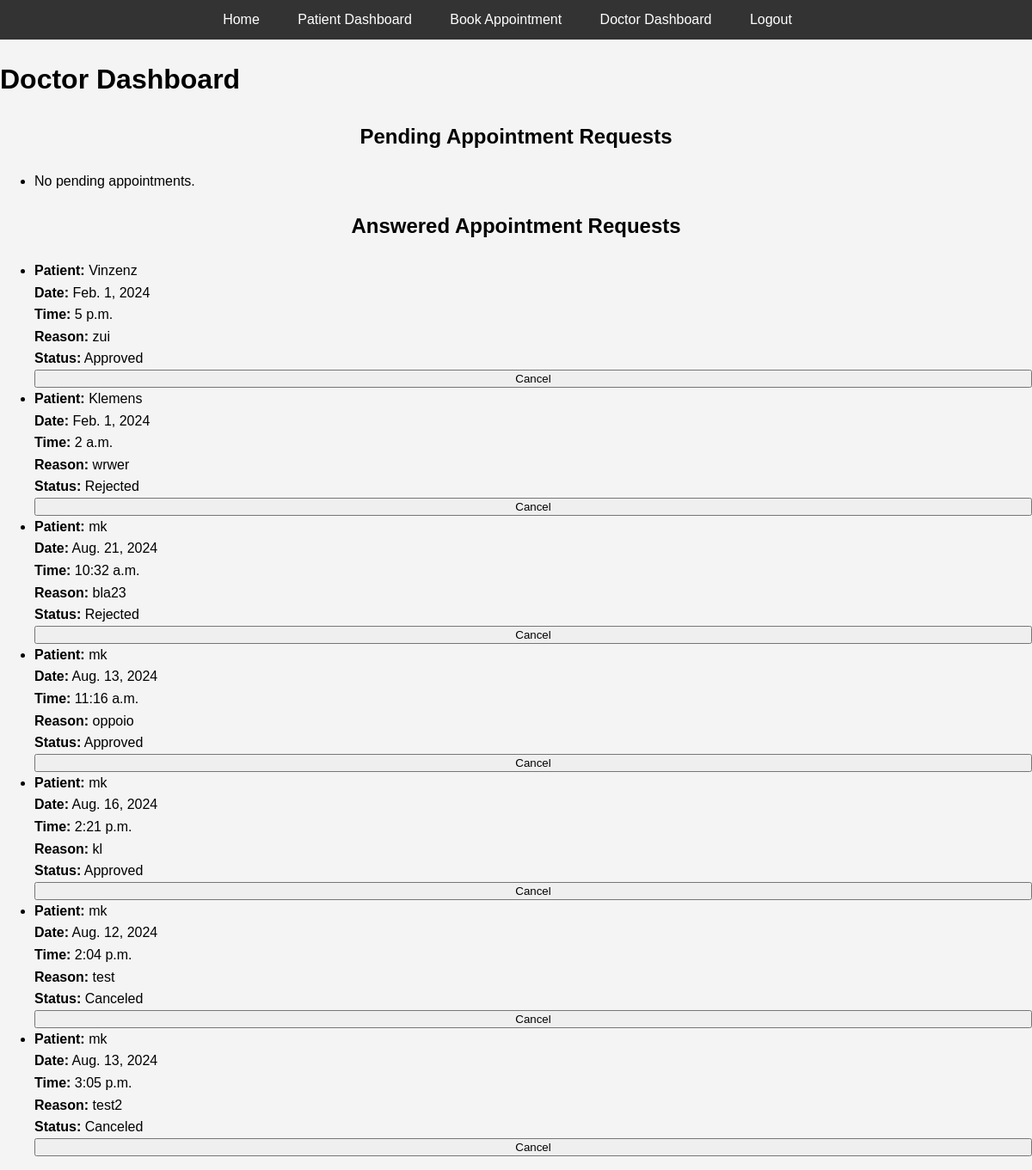
The page /bookings/doctor_dashboard/ (signed in) on the database as committed earlier.
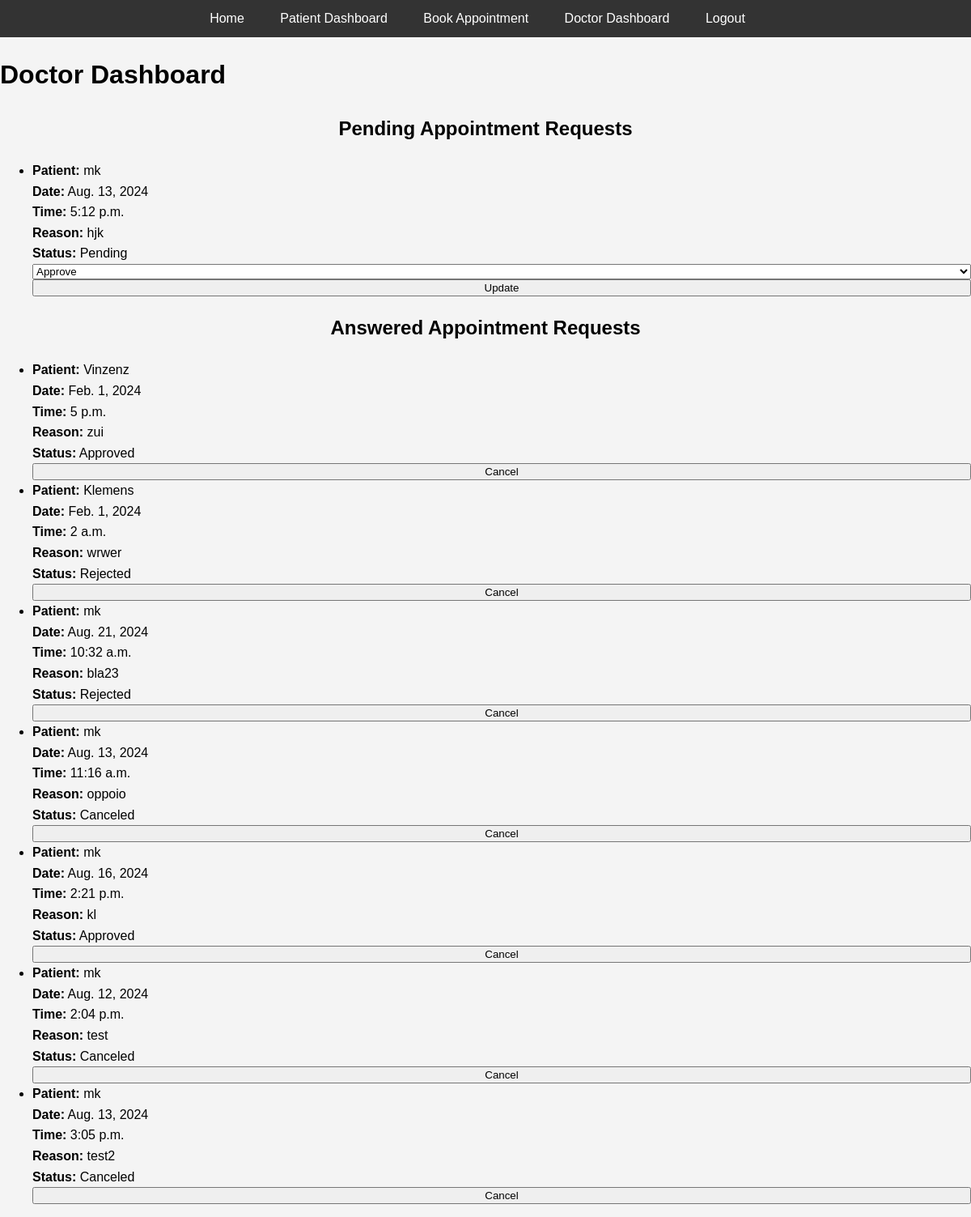
The same page on the database as committed later.
### bookings/models.py (models this page shows, shortened)
class Appointment(models.Model):
    STATUS_CHOICES = [
        ('pending', 'Pending'),
        ('approved', 'Approved'),
        ('rejected', 'Rejected'),
        ('canceled', 'Canceled'),
    ]
    patient = models.ForeignKey(Patient, on_delete=models.CASCADE)
    doctor = models.ForeignKey(Doctor, on_delete=models.CASCADE)
    date = models.DateField()
    time = models.TimeField()
    reason = models.TextField()
    status = models.CharField(max_length=10, choices=STATUS_CHOICES, default='pending')

class Patient(models.Model):
    SEX_CHOICES = [
        ('M', 'Male'),
        ('F', 'Female'),
        ('O', 'Other'),
    ]
    user = models.OneToOneField(User, on_delete=models.CASCADE)
    phone = models.CharField(max_length=15)
    address = models.CharField(max_length=255)
    sex = models.CharField(max_length=1, choices=SEX_CHOICES)

### bookings/views.py (the view, shortened to what this page needs)
# urls.py: path('doctor_dashboard/', views.doctor_dashboard, name='doctor_dashboard'),
def doctor_dashboard(request):
    try:
        doctor = request.user.doctor
        pending_appointments = Appointment.objects.filter(doctor=doctor, status='pending')
        answered_appointments = Appointment.objects.filter(doctor=doctor).exclude(status='pending')
    except ObjectDoesNotExist:
        doctor = None
        pending_appointments = []
        answered_appointments = []
    return render(request, 'doctor_dashboard.html', {
        'doctor': doctor,
        'pending_appointments': pending_appointments,
        'answered_appointments': answered_appointments,
    })

### bookings/context_processors.py (called while the page is built)
def user_roles(request):
    if request.user.is_authenticated:
        is_patient = Patient.objects.filter(user=request.user).exists()
        is_doctor = Doctor.objects.filter(user=request.user).exists()
        return {
            'is_patient': is_patient,
            'is_doctor': is_doctor,
        }
    return {}

### bookings/templates/doctor_dashboard.html (shortened to what this page needs)
{% load static %}
<!DOCTYPE html>
<html lang="en">
<head>
    <link rel="stylesheet" type="text/css" href="{% static 'css/styles.css' %}">
</head>
<body>
    <header>
        <nav>
            <ul>
                <li><a href="{% url 'index' %}">Home</a></li>
                {% if user.is_authenticated %}
                    {% if user.patient %}
                        <li><a href="{% url 'patient_detail' %}">Patient Dashboard</a></li>
                        <li><a href="{% url 'book_appointment' %}">Book Appointment</a></li>
                    {% endif %}
                    {% if user.doctor %}
                        <li><a href="{% url 'doctor_dashboard' %}">Doctor Dashboard</a></li>
                    {% endif %}
                    <li><a href="{% url 'logout' %}">Logout</a></li>
                {% else %}
                    <li><a href="{% url 'login' %}">Login</a></li>
                    <li><a href="{% url 'register_patient' %}">Register</a></li>
                {% endif %}
            </ul>
        </nav>
    </header>
    <h1>Doctor Dashboard</h1>
    <h2>Pending Appointment Requests</h2>
    <ul>
        {% if pending_appointments %}
            {% for appointment in pending_appointments %}
                <li>
                    <strong>Patient:</strong> {{ appointment.patient.user.username }}<br>
                    <strong>Date:</strong> {{ appointment.date }}<br>
                    <strong>Time:</strong> {{ appointment.time }}<br>
                    <strong>Reason:</strong> {{ appointment.reason }}<br>
                    <strong>Status:</strong> {{ appointment.get_status_display }}<br>
                    <form method="post" action="">
                        <select name="status" required>
                            <option value="approved">Approve</option>
                        </select>
                        <button type="submit">Update</button>
                    </form>
                </li>
            {% endfor %}
        {% else %}
            <li>No pending appointments.</li>
        {% endif %}
    </ul>
    <h2>Answered Appointment Requests</h2>
    <ul>
        {% if answered_appointments %}
            {% for appointment in answered_appointments %}
                <li>
                    <strong>Patient:</strong> {{ appointment.patient.user.username }}<br>
                    <strong>Date:</strong> {{ appointment.date }}<br>
                    <strong>Time:</strong> {{ appointment.time }}<br>
                    <strong>Reason:</strong> {{ appointment.reason }}<br>
                    <strong>Status:</strong> {{ appointment.get_status_display }}<br>
                    <form method="post" action="">
                        <button type="submit">Cancel</button>
                    </form>
                </li>
            {% endfor %}
        {% else %}
            <li>No answered appointments.</li>
        {% endif %}
    </ul>
</body>
</html>

Rows that differ between the two databases and show on the page:
added Appointment: patient.user.username "mk", date "Aug. 13, 2024", time "5:12 p.m.", reason "hjk", status "Pending", shown under "Pending Appointment Requests"
changed Appointment "oppoio": status "Approved" → "Canceled"
Other text that changed with them:
text no longer shown: "No pending appointments."
